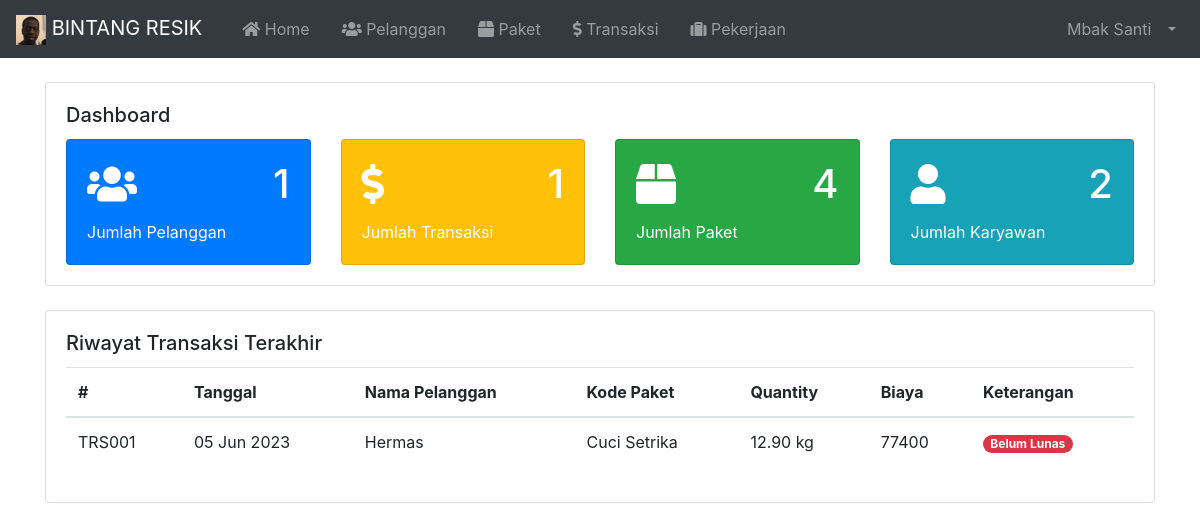
Page /index.php (signed in) on the committed database.
### tables this page shows
CREATE TABLE `tbl_karyawan` (
  `id` int(11) NOT NULL,
  `nama` varchar(100) NOT NULL,
  `username` varchar(30) NOT NULL,
  `password` varchar(255) NOT NULL,
  `email` varchar(255) NOT NULL,
  `no_hp` varchar(20) NOT NULL,
  `alamat` varchar(100) NOT NULL,
  `catatan` varchar(255) NOT NULL,
  `image` varchar(255) NOT NULL,
  `role` varchar(20) NOT NULL
);

CREATE TABLE `tbl_transaksi` (
  `id` varchar(10) NOT NULL,
  `tanggal` varchar(20) NOT NULL,
  `id_pelanggan` varchar(10) NOT NULL,
  `kd_paket` varchar(10) NOT NULL,
  `qty` decimal(5,2) NOT NULL,
  `biaya` int(11) NOT NULL,
  `bayar` int(11) NOT NULL,
  `kembalian` int(11) NOT NULL
);

CREATE TABLE `tbl_pelanggan` (
  `id` varchar(10) NOT NULL,
  `nama` varchar(100) NOT NULL,
  `alamat` varchar(255) NOT NULL,
  `no_hp` varchar(20) NOT NULL
);

CREATE TABLE `tbl_paket` (
  `id` varchar(10) NOT NULL,
  `paket` varchar(100) NOT NULL,
  `harga_kilo` int(11) NOT NULL,
  `deskripsi` varchar(255) NOT NULL
);

### index.php (called while the page is built, shortened)
<?php
  require 'load/config.php';
  require 'load/function.php';
?>
<?php require_once 'header.php'; ?>
<?php require 'content.php'; ?>
<?php require_once 'footer.php'; ?>

### load/function.php (called while the page is built, shortened)
<?php
  require 'config.php';
  function numData( $tabel ) {
    global $koneksi;
    $num = mysqli_query($koneksi, "SELECT * FROM $tabel");
    return mysqli_num_rows($num);
  }
  function numQueryData( $query ) {
    global $koneksi;
    $num = mysqli_query($koneksi, $query);
    return mysqli_num_rows($num);
  }
  function viewDatas( $query ) {
    global $koneksi;
    $result = mysqli_query($koneksi, $query);
    $rows = [];
      while ($row = mysqli_fetch_assoc($result)) {
        $rows[] = $row;
      }
    return $rows;
  }
?>

### page/home.php (the view)
<?php
  $query = "SELECT tbl_transaksi.id, tbl_transaksi.tanggal ,tbl_pelanggan.nama, tbl_paket.paket, tbl_transaksi.qty, tbl_transaksi.biaya, tbl_transaksi.bayar, tbl_transaksi.kembalian
            FROM tbl_transaksi
            INNER JOIN tbl_pelanggan
            ON tbl_transaksi.id_pelanggan = tbl_pelanggan.id
            INNER JOIN tbl_paket
            ON tbl_transaksi.kd_paket = tbl_paket.id
						ORDER BY tbl_transaksi.id DESC
						LIMIT 5"
?>
<div class="container container-fluid">
	<div class="card mt-4 mb-4">
		<div class="card-body">
			<h5 class="card-title">Dashboard</h5>
			<div class="row">
				<div class="col-md">
					<div class="card text-white bg-primary" style="max-width: 18rem;">
						<div class="card-body">
							<h1 class="card-title d-flex align-items-center justify-content-between">
								<i class="fas fa-users"></i>
								<span class="text-right"><?= numData("tbl_pelanggan"); ?></span>
							</h1>
							<p class="card-text">Jumlah Pelanggan</p>
						</div>
					</div>
				</div>
				<div class="col-md">
					<div class="card text-white bg-warning" style="max-width: 18rem;">
						<div class="card-body">
							<h1 class="card-title d-flex align-items-center justify-content-between">
								<i class="fas fa-dollar-sign"></i>
								<span class="text-right"><?= numData('tbl_transaksi'); ?></span>
							</h1>
							<p class="card-text">Jumlah Transaksi</p>
						</div>
					</div>
				</div>
				<div class="col-md">
					<div class="card text-white bg-success" style="max-width: 18rem;">
						<div class="card-body">
							<h1 class="card-title d-flex align-items-center justify-content-between">
								<i class="fas fa-box"></i>
								<span class="text-right"><?= numData('tbl_paket'); ?></span>
							</h1>
							<p class="card-text">Jumlah Paket</p>
						</div>
					</div>
				</div>
				<div class="col-md">
					<div class="card text-white bg-info" style="max-width: 18rem;">
						<div class="card-body">
							<h1 class="card-title d-flex align-items-center justify-content-between">
								<i class="fas fa-user"></i>
								<span class="text-right"><?= numQueryData("SELECT * FROM tbl_karyawan WHERE tbl_karyawan.role = 'Karyawan'"); ?></span>
							</h1>
							<p class="card-text">Jumlah Karyawan</p>
						</div>
					</div>
				</div>
			</div>
		</div>
	</div>
	<div class="card mb-4">
		<div class="card-body">
			<h5 class="card-title">Riwayat Transaksi Terakhir</h5>
			<table class="table">
				<thead>
					<tr>
						<th>#</th>
						<th>Tanggal</th>
						<th>Nama Pelanggan</th>
						<th>Kode Paket</th>
						<th>Quantity</th>
						<th>Biaya</th>
						<th>Keterangan</th>
					</tr>
				</thead>
				<tbody>
					<?php $transaksi = viewDatas($query); ?>
					<?php foreach($transaksi as $data) : ?>
					<tr>
						<td><?= $data['id']; ?></td>
						<td><?= $data['tanggal']; ?></td>
						<td><?= $data['nama']; ?></td>
						<td><?= $data['paket']; ?></td>
						<td><?= $data['qty']; ?> kg</td>
						<td><?= $data['biaya']; ?></td>
						<td>
						<?php
							if ( $data['kembalian'] < 0 ) {
								echo "<span class='badge badge-pill badge-danger'>Belum Lunas</span>";
							} else {
								echo "<span class='badge badge-pill badge-success'>Lunas</span>";
							}
						?>
						</td>
					</tr>
					<?php endforeach; ?>
				</tbody>
			</table>
		</div>
	</div>
</div>

### header.php (shortened to what this page needs)
<?php
  $id = $_SESSION['id'];
  $result = mysqli_query($koneksi, "SELECT * FROM tbl_karyawan WHERE id = '$id'");
  $user = mysqli_fetch_assoc($result);
?>
<!DOCTYPE html>
<html lang="en">
<head>
	<link rel="stylesheet" href="asset/vendor/bootstrap-4.5.3/css/bootstrap.min.css">
	<link rel="stylesheet" href="asset/vendor/fontawesome/css/all.min.css">
	<link rel="stylesheet" href="asset/vendor/datatables-b4/datatables.min.css">
</head>
<body>
	<nav class="navbar navbar-expand-lg navbar-dark bg-dark">
		<a class="navbar-brand" href="index.php">
			<img src="asset/img/logo.png" width="30" height="30" alt="">
			BINTANG RESIK
		</a>
		<div class="collapse navbar-collapse" id="navbarSupportedContent">
			<ul class="navbar-nav mr-auto">
				<li class="nav-item ml-3">
					<a class="nav-link" href="index.php"><i class="fas fa-home"></i> Home<span class="sr-only">(current)</span></a>
				</li>
				<li class="nav-item ml-3">
					<a class="nav-link" href="?page=Pelanggan"><i class="fas fa-users"></i> Pelanggan</a>
				</li>
				<li class="nav-item ml-3">
					<a class="nav-link" href="?page=Paket"><i class="fas fa-box"></i> Paket</a>
				</li>
				<li class="nav-item ml-3">
					<a class="nav-link " href="?page=Transaksi"><i class="fas fa-dollar-sign"></i> Transaksi</a>
				</li>
				<?php if($user['role']=='Karyawan'): ?>
				<li class="nav-item ml-3">
					<a class="nav-link" href="?page=Pekerjaan"><i class="fas fa-suitcase"></i> Pekerjaan</a>
				</li>
				<?php endif; ?>
			</ul>
			<ul class="navbar-nav ml-auto">
				<li class="nav-item dropdown">
					<a class="nav-link dropdown-toggle" href="#" id="userDropdown" role="button" data-toggle="dropdown"
						aria-haspopup="true" aria-expanded="false">
						<span class="mr-2 d-none d-lg-inline"><?= $user['nama']; ?></span>
					</a>
				</li>
			</ul>
		</div>
	</nav>

### rows in the picture
tbl_karyawan: nama "Mbak Santi"
tbl_transaksi: id "TRS001", tanggal "05 Jun 2023", id_pelanggan.nama "Hermas", kd_paket.paket "Cuci Setrika", qty "12.90", biaya "77400", kembalian "Belum Lunas"

### other values in the picture
numData("tbl_pelanggan") "1"
numData('tbl_transaksi') "1"
numData('tbl_paket') "4"
